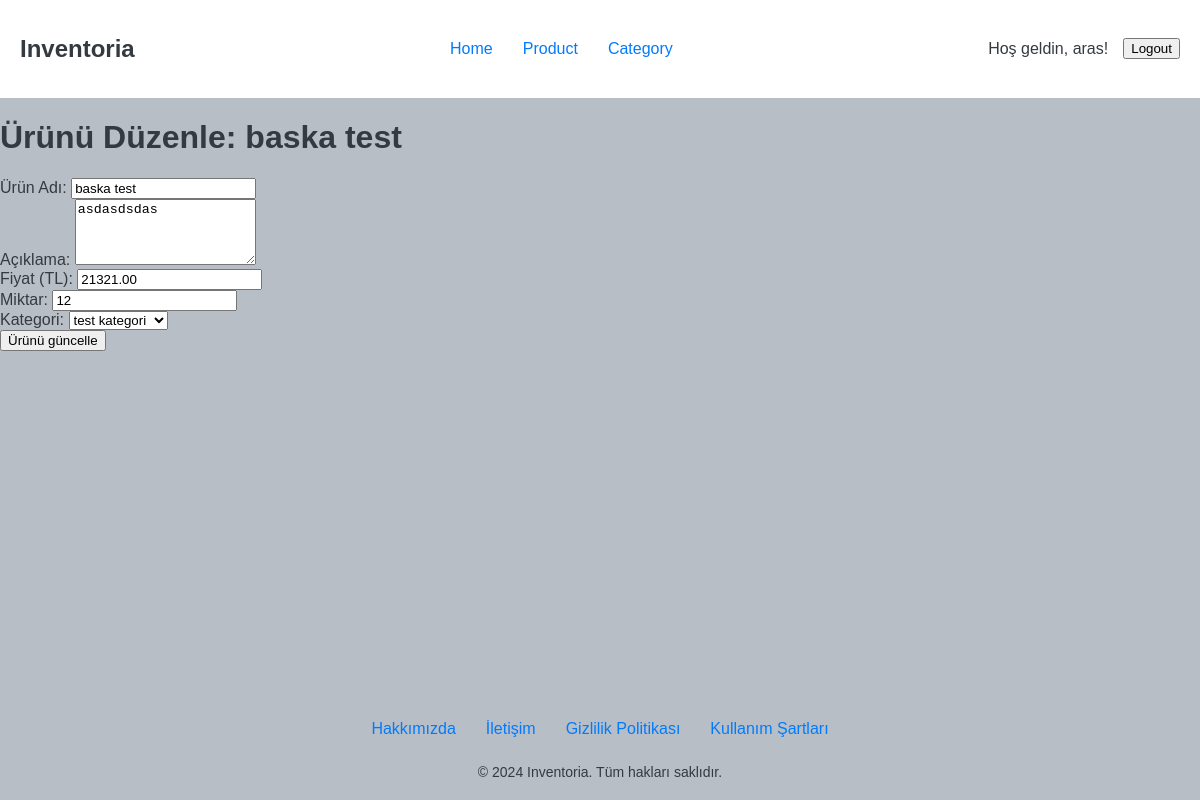
The app's page /product/edit/3/ (signed in) with its own data.
### inventory/models.py (models this page shows, shortened)
class Product(models.Model):
    owner = models.ForeignKey(User, on_delete=models.CASCADE, help_text="The user who owns the product.")
    name = models.CharField(max_length=100, help_text="Name of the product.")
    description = models.TextField(help_text="Description of the product.")
    price = models.DecimalField(max_digits=10, decimal_places=2, help_text="Price of the product.")
    quantity = models.PositiveIntegerField(default=0, help_text="Available quantity of the product.")
    category = models.ForeignKey(Category, on_delete=models.CASCADE, help_text="Category of the product.")
    created_at = models.DateTimeField(auto_now_add=True, help_text="Timestamp when the product was created.")
    updated_at = models.DateTimeField(auto_now=True, help_text="Timestamp when the product was last updated.")
    deleted_at = models.DateTimeField(null=True, blank=True, help_text="Timestamp when the product was deleted.")

### category/models.py (models this page shows, shortened)
class Category(models.Model):
    name = models.CharField(max_length=100)
    description = models.TextField(blank=True, null=True)

### inventory/views.py (the view, shortened to what this page needs)
# urls.py: path('product/edit/<int:id>/', views.edit_product, name='edit_product'),
@login_required
def edit_product(request, id):
    product = get_object_or_404(Product, id=id)
    categories = Category.objects.all()  # Tüm kategorileri alıyoruz
    return render(request, 'edit_product.html', {'product': product, 'categories': categories})

### inventory/templates/edit_product.html (shortened to what this page needs)
{% extends 'base.html' %}
{% block content %}
<h1>Ürünü Düzenle: {{ product.name }}</h1>
<form method="post">
    <div class="form-group">
        <label for="name">Ürün Adı:</label>
        <input type="text" id="name" name="name" class="form-control" value="{{ product.name }}" required>
    </div>
    <div class="form-group">
        <label for="description">Açıklama:</label>
        <textarea id="description" name="description" class="form-control" rows="4" required>{{ product.description }}</textarea>
    </div>
    <div class="form-group">
        <label for="price">Fiyat (TL):</label>
        <input type="number" id="price" name="price" class="form-control" step="0.01" value="{{ product.price }}" required>
    </div>
    <div class="form-group">
        <label for="quantity">Miktar:</label>
        <input type="number" id="quantity" name="quantity" class="form-control" value="{{ product.quantity }}" required>
    </div>
    <div class="form-group">
        <label for="category">Kategori:</label>
        <select id="category" name="category" class="form-control">
            {% for category in categories %}
                <option value="{{ category.id }}" {% if category.id == product.category.id %}selected{% endif %}>{{ category.name }}</option>
            {% endfor %}
        </select>
    </div>
    <button type="submit" class="btn btn-success">Ürünü güncelle</button>
</form>
{% endblock %}

### templates/navbar.html (shortened to what this page needs)
<header>
    <nav>
        <div class="logo">
            <h1>Inventoria</h1>
        </div>
        <ul>
            <li><a href="{% url 'inventory:index' %}">Home</a></li>
            <li><a href="{% url 'inventory:product' %}">Product</a></li>
            <li><a href="{% url 'category:list' %}">Category</a></li>
        </ul>
        <div class="auth-links">
            {% if user.is_authenticated %}
                <p>Hoş geldin, {{ user.username }}!</p>
                <form method="POST" action="{% url 'logout' %}">
                    <button type="submit">Logout</button>
                </form>
            {% else %}
                <a href="{% url 'login' %}">Giriş Yap</a>
                <a href="{% url 'users:register' %}">Kayıt Ol</a>
            {% endif %}
        </div>
    </nav>
</header>

### static/css/style.css (style rules this page uses)
:root { --primary-color: #007BFF; --secondary-color: #6C757D; --background-color: #b7bec5; --text-color: #343A40; --header-background: #FFFFFF; --link-color: #007BFF; --link-hover-color: #0056b3; --success-color: #28A745; --error-color: #DC3545; --warning-color: #FFC107; --font-family: 'Arial', sans-serif; --font-size: 16px; --header-font-size: 24px; --small-font-size: 14px; }
body { display: flex; flex-direction: column; min-height: 100vh; margin: 0; font-family: var(--font-family); background-color: var(--background-color); color: var(--text-color); }

### static/css/navbar.css (style rules this page uses)
header { background-color: var(--header-background); padding: 15px 20px; }
nav { display: flex; justify-content: space-between; align-items: center; }
nav ul { list-style: none; padding: 0; display: flex; }
nav ul li { margin: 0 15px; }
nav ul li a { text-decoration: none; color: var(--primary-color); transition: color 0.3s; }
.auth-links { display: flex; align-items: center; }
.auth-links p { margin-right: 15px; }

### records on screen
Product: name "baska test", description "asdasdsdas", price "21321.00", quantity "12", category "test kategori"

### other values on screen
{{ user.username }} "aras"
